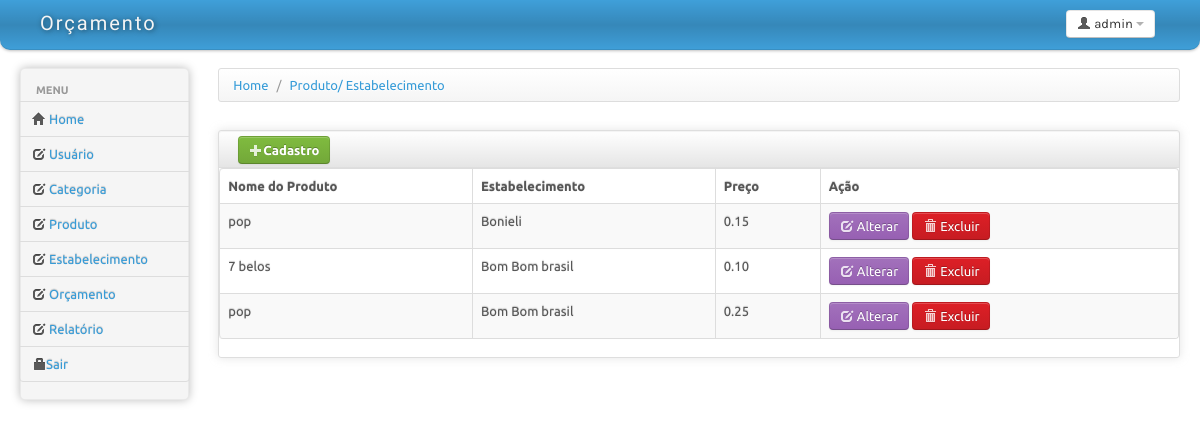
Page /produto/exibirProdutoEstabelecimento.php on the committed database.
### tables this page shows
CREATE TABLE IF NOT EXISTS `produto_has_estabelecimento` (
  `id_Produto` int(11) NOT NULL,
  `id_Estabelecimento` int(11) NOT NULL,
  `preco_produto` varchar(45) DEFAULT NULL
);

CREATE TABLE IF NOT EXISTS `produto` (
  `id_Produto` int(11) NOT NULL AUTO_INCREMENT,
  `nome_produto` varchar(100) NOT NULL,
  `fabricante_produto` varchar(45) DEFAULT NULL,
  `especificao_produto` varchar(100) DEFAULT NULL,
  `inclusao_dt_produto` datetime DEFAULT NULL,
  `id_Categoria` int(11) NOT NULL,
  PRIMARY KEY (`id_Produto`)
);

CREATE TABLE IF NOT EXISTS `estabelecimento` (
  `id_Estabelecimento` int(11) NOT NULL AUTO_INCREMENT,
  `nome_fantasia_estabelecimento` varchar(60) NOT NULL,
  `razao_social_estabelecimento` varchar(60) NOT NULL,
  `logradouro_estabelecimento` varchar(70) DEFAULT NULL,
  `numero_estabelecimento` varchar(6) DEFAULT NULL,
  `complemento_estabelecimento` varchar(45) DEFAULT NULL,
  `bairro_estabelecimento` varchar(45) NOT NULL,
  `cidade_estabelecimento` varchar(45) NOT NULL,
  `UF_estabelecimento` char(1) NOT NULL,
  `inclusao_estabelecimento` datetime DEFAULT NULL,
  PRIMARY KEY (`id_Estabelecimento`)
);

### Conexao/ConexaoPDO.php (called while the page is built)
<?php
class ConexaoPDO {
	private static $instancia;
 	private $db;
	private function __construct() {
			try{
				if(true){
					$host = "localhost";
					$user = "root";
					$pass = "";
					$dbname = "orcamento";
				}
				$this->db = new PDO("mysql:host=$host; dbname=$dbname",$user,$pass);
				$this->db->setAttribute(PDO::ATTR_ERRMODE, PDO::ERRMODE_EXCEPTION);
				$this->db->setAttribute(PDO::MYSQL_ATTR_USE_BUFFERED_QUERY, true);
				$this->db->exec("SET lc_time_names='pt_br'");
			}catch (PDOException $e) {
				throw new BancoException($e);
			}
		}
		 public static function getInstancia() {
			 if (!isset(self::$instancia)) {
				 self::$instancia = new ConexaoPdo();
			 }
			 return self::$instancia;
		 }
		 public function getDb() {
			 return $this->db;
		 }
 }
?>

### produto/RepositorioProduto.php (called while the page is built, shortened)
<?php
require_once('../Conexao/conexaoPDO.php');
class RepositorioProduto {
	private $conn;
	private static $instancia;
	function __construct(){
		$this->conn = ConexaoPDO::getInstancia()->getDB();
	}
	public static function getInstancia(){
		if (!isset(self::$instancia)) {
			self::$instancia = new RepositorioProduto();
		return self::$instancia;
		}
	}
	public function ProdutoEstabelecimento()
	{
		try
		{
			$retorno = null;
			$sqlProdutoEstabelecimento = "SELECT p.nome_produto,
												    pe.preco_produto,
											    	 e.nome_fantasia_estabelecimento,
													 pe.id_Produto,
													 pe.id_Estabelecimento
												FROM produto_has_estabelecimento pe
												INNER JOIN produto p
												on p.id_produto = pe.id_produto
												inner join estabelecimento e
												on e.id_estabelecimento = pe.id_estabelecimento";
			$this->stm = $this->conn->prepare($sqlProdutoEstabelecimento);
			$this->stm->execute();
			while ($result = $this->stm->fetch(PDO::FETCH_ASSOC))
			{
				$temp = array('nome_produto'=>$result['nome_produto'],'preco_produto'=>$result['preco_produto'],'nome_fantasia_estabelecimento'=>$result['nome_fantasia_estabelecimento'],
				'id_Estabelecimento'=>$result['id_Estabelecimento'],'id_Produto'=>$result['id_Produto']
				);
				$retorno[] = $temp;
			}
			return $retorno;
		}
		catch(PDOException $e)
		{
			echo "erro";
		}
	}
}
?>

### produto/exibirProdutoEstabelecimento.php (the view, shortened to what this page needs)
<!DOCTYPE html>
<html lang="pt">
<head>
	<link id="bs-css" href="../estrutura/css/bootstrap-cerulean.css" rel="stylesheet">
	<link href="../estrutura/css/bootstrap-responsive.css" rel="stylesheet">
	<link href="../estrutura/css/charisma-app.css" rel="stylesheet">
	<link href="../estrutura/css/jquery-ui-1.8.21.custom.css" rel="stylesheet">
	<link href='../estrutura/css/fullcalendar.css' rel='stylesheet'>
	<link href='../estrutura/css/fullcalendar.print.css' rel='stylesheet'  media='print'>
	<link href='../estrutura/css/chosen.css' rel='stylesheet'>
	<link href='../estrutura/css/uniform.default.css' rel='stylesheet'>
	<link href='../estrutura/css/colorbox.css' rel='stylesheet'>
	<link href='../estrutura/css/jquery.cleditor.css' rel='stylesheet'>
	<link href='../estrutura/css/jquery.noty.css' rel='stylesheet'>
	<link href='../estrutura/css/noty_theme_default.css' rel='stylesheet'>
	<link href='../estrutura/css/elfinder.min.css' rel='stylesheet'>
	<link href='../estrutura/css/elfinder.theme.css' rel='stylesheet'>
	<link href='../estrutura/css/jquery.iphone.toggle.css' rel='stylesheet'>
	<link href='../estrutura/css/opa-icons.css' rel='stylesheet'>
	<link href='../estrutura/css/uploadify.css' rel='stylesheet'>
</head>
<body>
	<div class="navbar">
		<div class="navbar-inner">
			<div class="container-fluid">
				<a class="brand" href=""><span>Or&ccedil;amento</span></a>
				<div class="btn-group pull-right" >
					<a class="btn dropdown-toggle" data-toggle="dropdown" href="#">
						<i class="icon-user"></i><span class="hidden-phone"> admin</span>
						<span class="caret"></span>
					</a>
				</div>
			</div>
		</div>
	</div>
		<div class="container-fluid">
		<div class="row-fluid">
			<div class="span2 main-menu-span">
				<div class="well nav-collapse sidebar-nav">
					<ul class="nav nav-tabs nav-stacked main-menu">
						<li class="nav-header hidden-tablet">Menu</li>
						<li><a class="ajax-link" href="../index.html"><i class="icon-home"></i><span class="hidden-tablet"> Home</span></a></li>
						<li><a class="ajax-link" href="../usuario/exibirUsuario.php"><i class="icon-edit"></i><span class="hidden-tablet"> Usu&aacute;rio</span></a></li>
						<li><a class="ajax-link" href="../categoria/exibirCategoria.php"><i class="icon-edit"></i><span class="hidden-tablet"> Categoria</span></a></li>
						<li><a class="ajax-link" href="../produto/exibirProduto.php"><i class="icon-edit"></i><span class="hidden-tablet"> Produto</span></a></li>
						<li><a class="ajax-link" href="../estabelecimento/exibirDados.php"><i class="icon-edit"></i><span class="hidden-tablet"> Estabelecimento</span></a></li>
						<li><a class="ajax-link" href="../orcamento/exibirOrcamento.php"><i class="icon-edit"></i><span class="hidden-tablet"> Or&ccedilamento</span></a></li>
						<li><a class="ajax-link" href="../relatorio/relatorio.php"><i class="icon-edit"></i><span class="hidden-tablet"> Relat&oacute;rio</span></a></li>
						<li><a href="../login/index.php"><i class="icon-lock"></i><span class="hidden-tablet">Sair</span></a></li>
					</ul>
				</div>
			</div>
			<div id="content" class="span10">
			<div>
				<ul class="breadcrumb">
					<li>
						<a href="#">Home</a> <span class="divider">/</span>
					</li>
					<li>
						<a href="#">Produto/ Estabelecimento</a>
					</li>
				</ul>
			</div>
			<?php
			include_once '../Produto/repositorioProduto.php';
			$retornoObjProduto = RepositorioProduto::getInstancia()->ProdutoEstabelecimento();
			?>
			<div class="row-fluid sortable">
				<div class="box span12">
				<div class="box-header well" data-original-title>
					<a class="btn btn-success" href="frmCadaProdEstab.php"><i class="icon-plus icon-white"></i>Cadastro</a>
					</div>
					<table class="table table-striped table-bordered bootstrap-datatable datatable">
						  <thead>
							  <tr>
								  <th>Nome do Produto</th>
								  <th>Estabelecimento</th>
								  <th>Pre&ccedil;o</th>
								  <th>A&ccedil;&atilde;o</th>
							  </tr>
						  </thead>
					<?php
						foreach ($retornoObjProduto as $ObjProduto){
					?>	<tr>
						<td class="center"><?php echo utf8_encode($ObjProduto['nome_produto']); ?></td>
						<td class="center"><?php echo utf8_encode($ObjProduto['nome_fantasia_estabelecimento']); ?></td>
						<td class="center"><?php echo utf8_encode($ObjProduto['preco_produto']); ?></td>
						<td class="center">
									<a class="btn btn-info" href="frmProdutoAlterarPreco.php?idProduto=<?php echo $ObjProduto['id_Produto'];?>&idEstabelecimento=<?php echo $ObjProduto['id_Estabelecimento'];?>">
										<i class="icon-edit icon-white"></i>
										Alterar
									</a>
									<a class="btn btn-danger" href="excluirProdutoPreco.php?idProduto=<?php echo $ObjProduto['id_Produto'];?>&idEstabelecimento=<?php echo $ObjProduto['id_Estabelecimento'];?>"
									onClick="return confirm('Deseja realmente apagar este registo?')";>
										<i class="icon-trash icon-white"></i>
										Excluir
									</a>
								</td>
					 </tr>
					<?php
					}?>
					</table>
				</div>
			</div>
			</div>
		</div>
	</div>
</body>
</html>

### estrutura/css/charisma-app.css (style rules this page uses)
.box { border: 1px solid #DEDEDE; border-radius:3px; -webkit-border-radius:3px; -moz-border-radius:3px; margin-top: 10px; margin-bottom: 10px ; box-shadow: 0 0 10px rgba(189, 189, 189, 0.4); -webkit-box-shadow: 0 0 10px rgba(189, 189, 189, 0.4); -moz-box-shadow: 0 0 10px rgba(189, 189, 189, 0.4); }
.box-header { border:none; padding-top:5px; border-bottom: 1px solid #DEDEDE; border-radius:3px 3px 0 0; -webkit-border-radius:3px 3px 0 0; -moz-border-radius:3px 3px 0 0; height:12px; min-height:12px; margin-bottom: 0; cursor:move; font-weight:bold; font-size:16px; background: -moz-linear-gradient(top, rgba(255,255,255,0) 0%, rgba(0,0,0,0.1) 100%); background: -webkit-gradient(linear, left top, left bottom, color-stop(0%,rgba(255,255,255,0)), color-stop(100%,rgba(0,0,0,0.1))); background: -webkit-linear-gradient(top, rgba(255,255,255,0) 0%,rgba(0,0,0,0.1) 100%); background: -o-linear-gradient(top, rgba(255,255,255,0) 0%,rgba(0,0,0,0.1) 100%); background: -ms-linear-gradient(top, rgba(255,255,255,0) 0%,rgba(0,0,0,0.1) 100%); background: linear-gradient(to bottom, rgba(255,255,255,0) 0%,rgba(0,0,0,0.1) 100%); filter: progid:DXImageTransform.Microsoft.gradient( startColorstr='#00ffffff', endColorstr='#1a000000',GradientType=0 ); }
.sidebar-nav { min-height:0; box-shadow: 0 0 10px #BDBDBD; -webkit-box-shadow: 0 0 10px #BDBDBD; -moz-box-shadow: 0 0 10px #BDBDBD; border-radius: 5px; -webkit-border-radius: 5px; -moz-border-radius: 5px; margin-bottom: 0; padding-bottom:0; }
.sidebar-nav > ul > li:not(.nav-header) { margin-right:-2px; margin-left:-2px; }
.brand { font-family: 'Shojumaru', cursive, Arial, serif; letter-spacing:2px; text-shadow:1px 1px 5px rgba(0, 0, 0, 0.5); width:166px; }
.brand span { float:left; }
.navbar-inner { border-radius:0 0 10px 10px; -webkit-border-radius:0 0 10px 10px; -moz-border-radius:0 0 10px 10px; padding-top:5px; padding-bottom:5px; }
.pull-right { float:right !important; }

### produto/exibirProdutoEstabelecimento.php (style rules this page uses)
body { padding-bottom: 40px; }
.sidebar-nav { padding: 9px 0; }

### rows in the picture
produto_has_estabelecimento: id_Produto.nome_produto "pop", id_Estabelecimento.nome_fantasia_estabelecimento "Bonieli", preco_produto "0.15"
produto_has_estabelecimento: id_Produto.nome_produto "7 belos", id_Estabelecimento.nome_fantasia_estabelecimento "Bom Bom brasil", preco_produto "0.10"
produto_has_estabelecimento: id_Produto.nome_produto "pop", id_Estabelecimento.nome_fantasia_estabelecimento "Bom Bom brasil", preco_produto "0.25"
